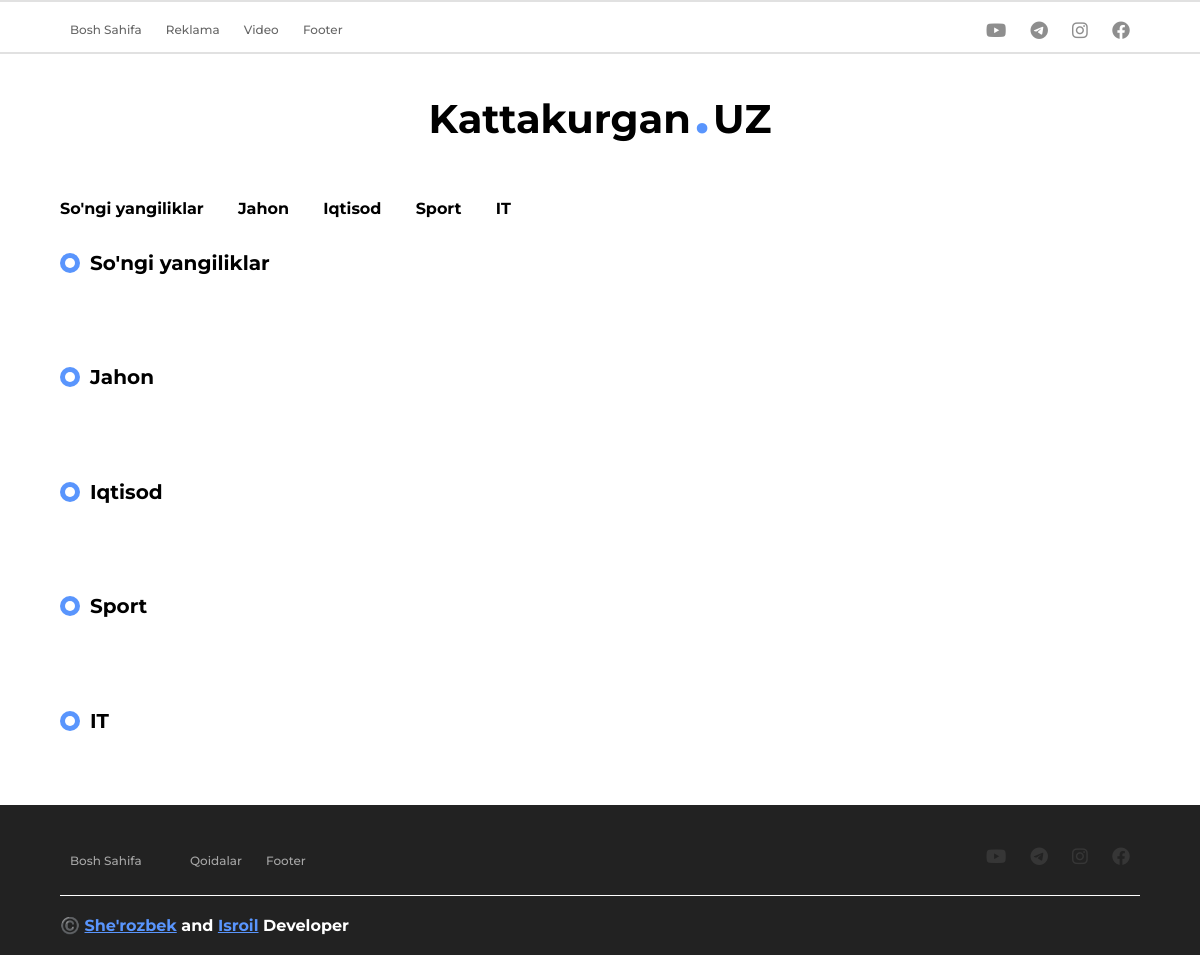
Screenshot of /?category=Jahon with the database file from the repository.
### backend/models.py (models this page shows, shortened)
class Category(models.Model):
    name = models.CharField(max_length=200)

### backend/views.py (the view)
# urls.py: path('', rasm, name='home'),
def rasm(request):
    category = request.GET.get('category')
    if category == None:
        post = Post.objects.all()
    else:
        post = Post.objects.filter(category__name=category)
    categories = Category.objects.all()
    context = {
        'posts':post[::-1],
        'categories':categories
        }
    return render(request,'projects/project.html',context)

### backend/templates/projects/project.html (shortened to what this page needs)
{% extends 'index.html' %}
{% block content %}
{% for category in categories %}
<div class="centeru">
    <div class="tab-name">
      <div class="svg">
        <div class="on"></div>
      </div>
      <p>{{category.name}}</p>
    </div>
  </div>
<div class="container">
    <div class="main min">
      <main class="main-blog-section">
        <section class="blog section">
          <div class="blog-wrapper">
          </div>
    </div>
  </div>
{% endfor %}
{% endblock content %}

### templates/navbar.html (shortened to what this page needs)
<header>
    <div class="centeru">
      <div class="navbar-1  wrap">
        <div class="menu-1">
          <a href="{% url 'home' %}">Bosh Sahifa</a>
          <a href="#">Reklama</a>
          <a href="Qoidalar.html">Video</a>
          <a href="#odam">Footer</a>
        </div>
        <div class="social-media">
          <i class="fa-brands fa-youtube"></i>
          <i class="fa-brands fa-telegram"></i>
          <i class="fa-brands fa-instagram"></i>
          <i class="fa-brands fa-facebook"></i>
        </div>
      </div>
    </div>
    <hr>
    <div class="logo">
      <p>Kattakurgan<span>.</span>UZ</p>
    </div>
    <div class="centeru clone">
      <div class="navbar-2">
        <div class="menu-1">
            {% for category in categories %}
            <a href="{% url 'home' %}?category={{category.name}}">{{category.name}}</a>
            {% endfor %}
        </div>
      </div>
    </div>
  </header>

### static/css/main.css (style rules this page uses)
* { margin: 0; padding: 0; text-decoration: none; outline: none; box-sizing: border-box; font-family: "Montserrat", "Poppins", "Manrope", "Lobster Two"; }
header { width: 100%; }
header * { font-family: "Montserrat"; }
.centeru { width: 90%; margin: 0 auto; }
hr { border: 0.5px solid rgba(0, 0, 0, 0.116); }
.navbar-1 { width: 100%; height: 50px; display: flex; align-items: center; justify-content: space-between; }
.navbar-1 .menu-1 a { font-size: 12px; margin: 20px 10px; font-weight: 500; color: black; opacity: 0.6; transition: 0.2s ease-in-out; }
.navbar-1 .social-media i { margin: 0 3px; font-size: 18px; color: #444; opacity: 0.6; transition: 0.4s ease-in-out; }
.logo { width: 100%; margin: 40px 0; display: flex; align-items: center; justify-content: center; }
.logo p { font-size: 40px; font-weight: 700; }
.logo p span { font-weight: 900; color: #5995fd; display: inline-block; margin: 0 5px; }
header .navbar-2 { width: 100%; height: 50px; display: flex; align-items: center; justify-content: space-between; }
.navbar-2 .menu-1 a { position: relative; font-size: 16px; margin-right: 30px; font-weight: 700; font-family: "Montserrat"; color: black; transition: 0.2s ease-in-out; }
.navbar-2 .menu-1 a:after { content: ""; position: absolute; background-color: #5995fd; height: 3px; width: 0%; left: 0; bottom: -6px; transition: 0.4s ease-in-out; }
.svg { width: 20px; height: 20px; display: flex; align-items: center; justify-content: center; background-color: #5995fd; border-radius: 50%; }
.tab-name { width: 100%; display: flex; align-items: center; justify-content: start; height: 60px; z-index: 21; }
.tab-name p { margin: 0 10px; font-weight: 700; font-size: 20px; }
.svg .on { width: 10px; height: 10px; background-color: white; border-radius: 50%; }
.wrap { flex-wrap: wrap; }
.wrap .social-media i { margin: 10px; }

### static/css/blog.css (style rules this page uses)
:root { --dark-one: #333; --dark-two: #7a7a7a; --main-color: #784cfb; --light-one: #fff; --light-two: #e8f3ff; --light-three: #f6f7fb; }
*, *::before, *::after { margin: 0; padding: 0; box-sizing: border-box; }
html { scroll-behavior: smooth; }
body, .main-blog-section button, .main-blog-section input, .main-blog-section textarea { font-family: "Poppins", sans-serif; }
.main-blog-section .section { padding: 1rem 0; overflow: hidden; }
.main-blog-section .blog-wrapper { display: flex; width: 100%; justify-content: space-around; flex-direction: column; align-items: center; flex-wrap: wrap; }

### static/css/about.css (style rules this page uses)
.card-body button, a { display: inline-block; }

### rows the page displays
Category: name "So'ngi yangiliklar"
Category: name "Jahon"
Category: name "Iqtisod"
Category: name "Sport"
Category: name "IT"
